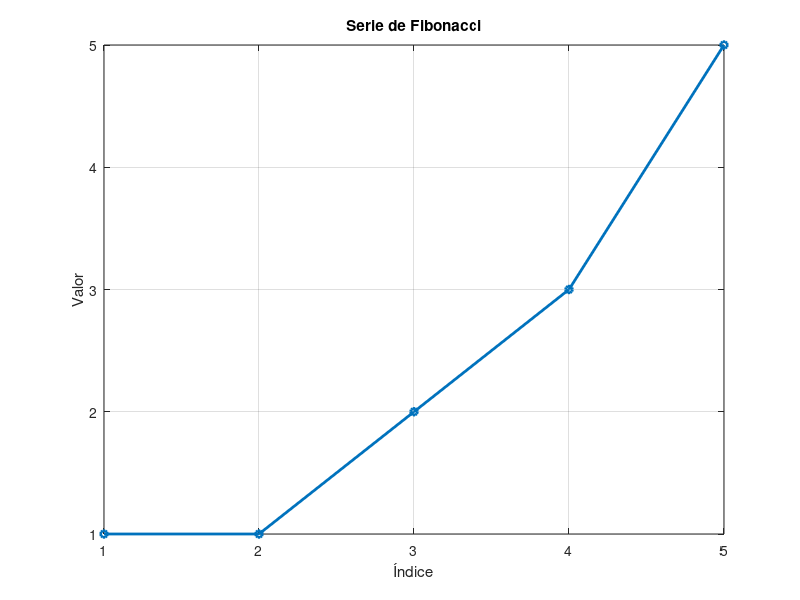

Recreate this plot in MATLAB.
% Ejercicio Fibonacci - Clase 2

% Borramos la ventana de comandos y las variables previas
clc
clear

% Número de términos de la serie de Fibonacci que queremos calcular
n = input("Ingrese cuantos terminos desea calcular: \n");

% Inicializar el vector para almacenar los números de Fibonacci
fibonacci = zeros(1, n);

% Los dos primeros números de la serie de Fibonacci
fibonacci(1) = 1;
fibonacci(2) = 1;

% Calcular los siguientes números de Fibonacci usando un bucle for
for i = 3:n
    fibonacci(i) = fibonacci(i-1) + fibonacci(i-2);
end

% Mostrar los primeros 100 números de la serie de Fibonacci
disp(fibonacci);

% Graficar los números de Fibonacci
figure; % Crear una nueva figura
plot(1:n, fibonacci, 'o-', 'LineWidth', 2, 'MarkerSize', 5);
title('Serie de Fibonacci');
xlabel('Índice');
ylabel('Valor');
grid on; % Añadir una cuadrícula al gráfico